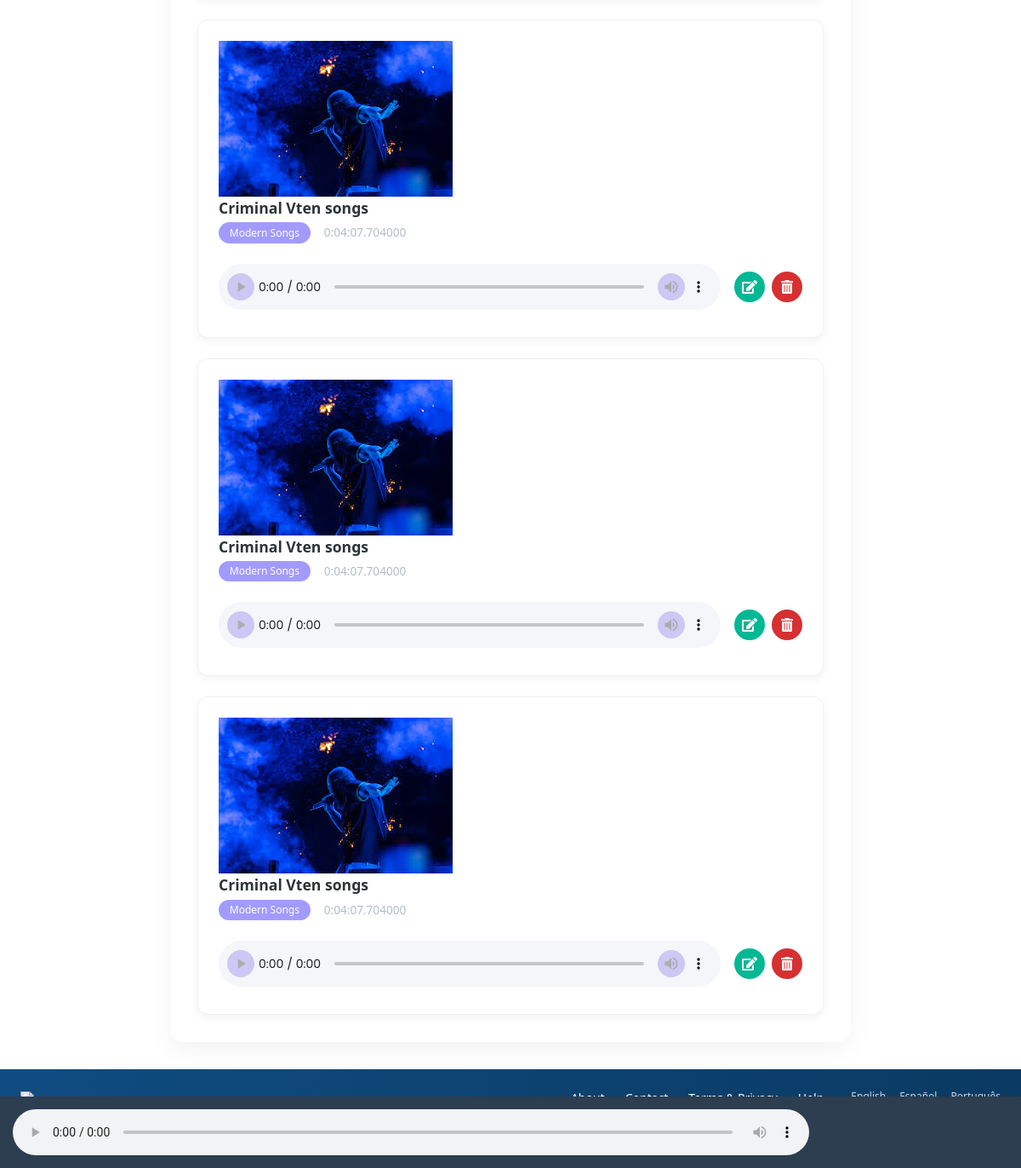
/songs/ (signed in, lower part), run on an earlier commit of the app's database.
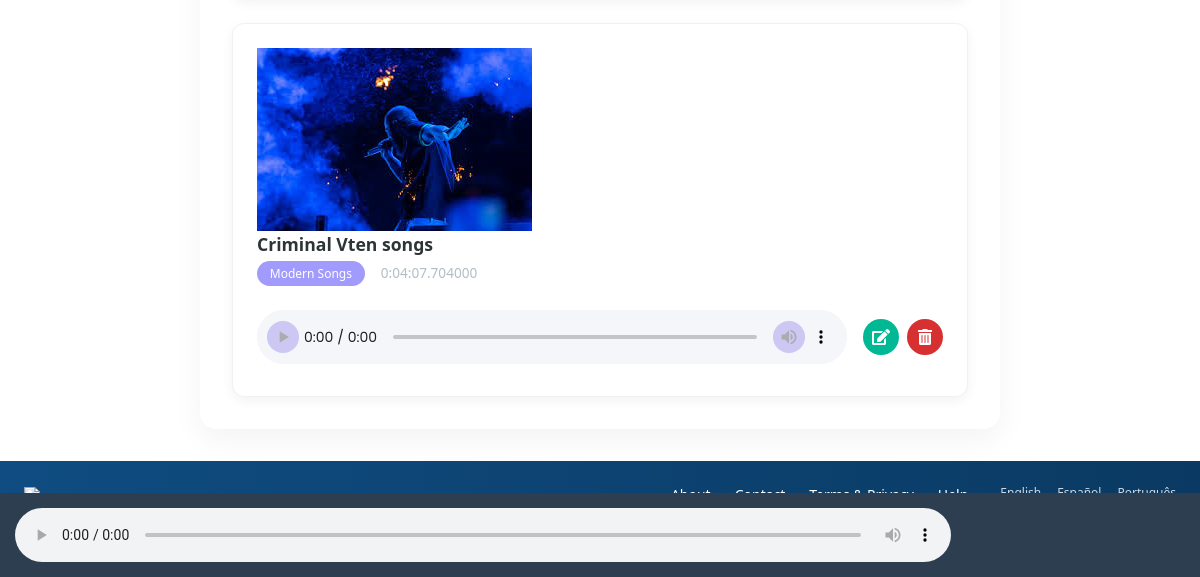
And on a later commit of the database.
### app/models.py (models this page shows, shortened)
class Song(models.Model):
    title = models.CharField(max_length=200)
    artist = models.ForeignKey('Artist', on_delete=models.CASCADE)
    album = models.ForeignKey('Album', on_delete=models.SET_NULL, null=True, blank=True)
    genre = models.ForeignKey('Genre', on_delete=models.SET_NULL, null=True, blank=True)
    cover_art = models.ImageField(upload_to='song_covers/')
    audio_file = models.FileField(upload_to='songs/')
    duration = models.DurationField(null=True, blank=True)  # Allow null initially
    upload_date = models.DateTimeField(auto_now_add=True)

class Genre(models.Model):
    title = models.CharField(max_length=200)
    info = models.TextField()
    def __str__(self):
        return self.title

### app/views.py (the view)
# urls.py: path('songs/',views.song_list,name='song_list'),
@login_required(login_url='login')
def song_list(request):
    songs = Song.objects.filter(artist__user=request.user)
    return render(request,'songs/song_list.html',{'songs':songs})

### templates/songs/song_list.html (shortened to what this page needs)
{% extends "base.html" %} {% block content %}
<div class="music-app-container">
  {% if songs %}
  <div class="song-list">
    {% for song in songs %}
    <div class="song-card">
      <div class="song-info">
        <div class="song-cover">
          <img src="{{ song.cover_art.url }}" alt="{{ song.title }} cover" />
        </div>
        <div class="song-title">{{ song.title }}</div>
        <div class="song-meta">
          <span class="song-genre">{{ song.genre }}</span>
          <span class="song-duration">{{ song.duration }}</span>
        </div>
      </div>
      <div class="song-controls">
        <audio controls class="custom-audio-player">
          <source src="{{ song.audio_file.url }}" type="audio/mpeg" />
        </audio>
        <div class="song-actions">
          <a href="{% url 'song_edit' song.id %}" class="action-btn edit-btn">
            <i class="fas fa-edit"></i>
          </a>
          <a
            href="{% url 'song_delete' song.id %}"
            class="action-btn delete-btn"
            onclick="return confirm('Are you sure you want to delete this song?');"
          >
            <i class="fas fa-trash-alt"></i>
          </a>
        </div>
      </div>
    </div>
    {% endfor %}
  </div>
  {% endif %}
</div>
{% endblock %}

What changed in the data, as far as the page shows it:
removed Song: cover_art (picture), title "Criminal Vten songs", genre "Modern Songs", duration "0:04:07.704000"
removed Song: cover_art (picture), title "Criminal Vten songs", genre "Modern Songs", duration "0:04:07.704000"
